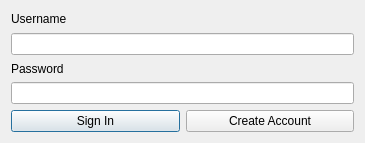
<?xml version="1.0" encoding="UTF-8"?>
<ui version="4.0">
 <class>usersDialog</class>
 <widget class="QDialog" name="usersDialog">
  <property name="geometry">
   <rect>
    <x>0</x>
    <y>0</y>
    <width>365</width>
    <height>143</height>
   </rect>
  </property>
  <property name="windowTitle">
   <string>Dialog</string>
  </property>
  <layout class="QGridLayout" name="gridLayout">
   <item row="0" column="0">
    <widget class="QLabel" name="label">
     <property name="text">
      <string>Username</string>
     </property>
    </widget>
   </item>
   <item row="1" column="0" colspan="2">
    <widget class="QLineEdit" name="lineEdit"/>
   </item>
   <item row="2" column="0">
    <widget class="QLabel" name="label_2">
     <property name="text">
      <string>Password</string>
     </property>
    </widget>
   </item>
   <item row="3" column="0" colspan="2">
    <widget class="QLineEdit" name="lineEdit_2"/>
   </item>
   <item row="4" column="0">
    <widget class="QPushButton" name="pushButton">
     <property name="text">
      <string>Sign In</string>
     </property>
    </widget>
   </item>
   <item row="4" column="1">
    <widget class="QPushButton" name="pushButton_2">
     <property name="text">
      <string>Create Account</string>
     </property>
    </widget>
   </item>
  </layout>
 </widget>
 <resources/>
 <connections/>
</ui>
